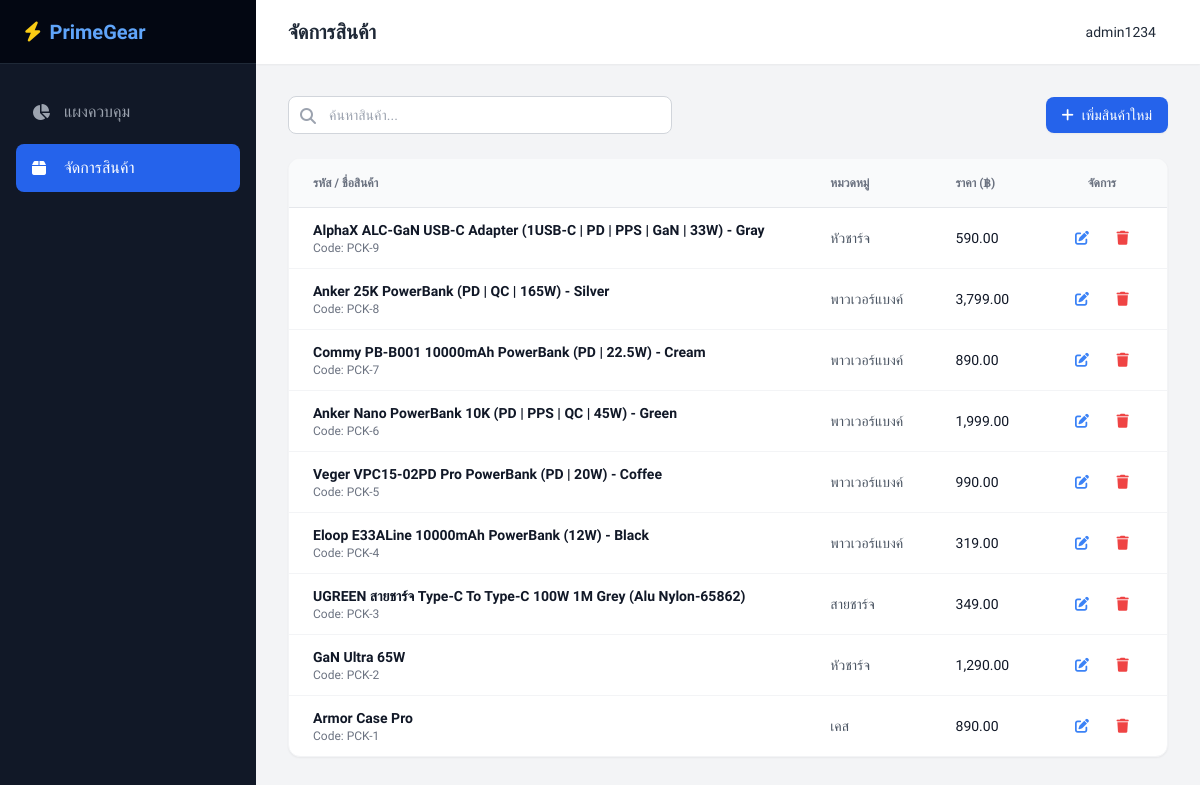
/admin/products.php (signed in), run on an earlier commit of the app's database.
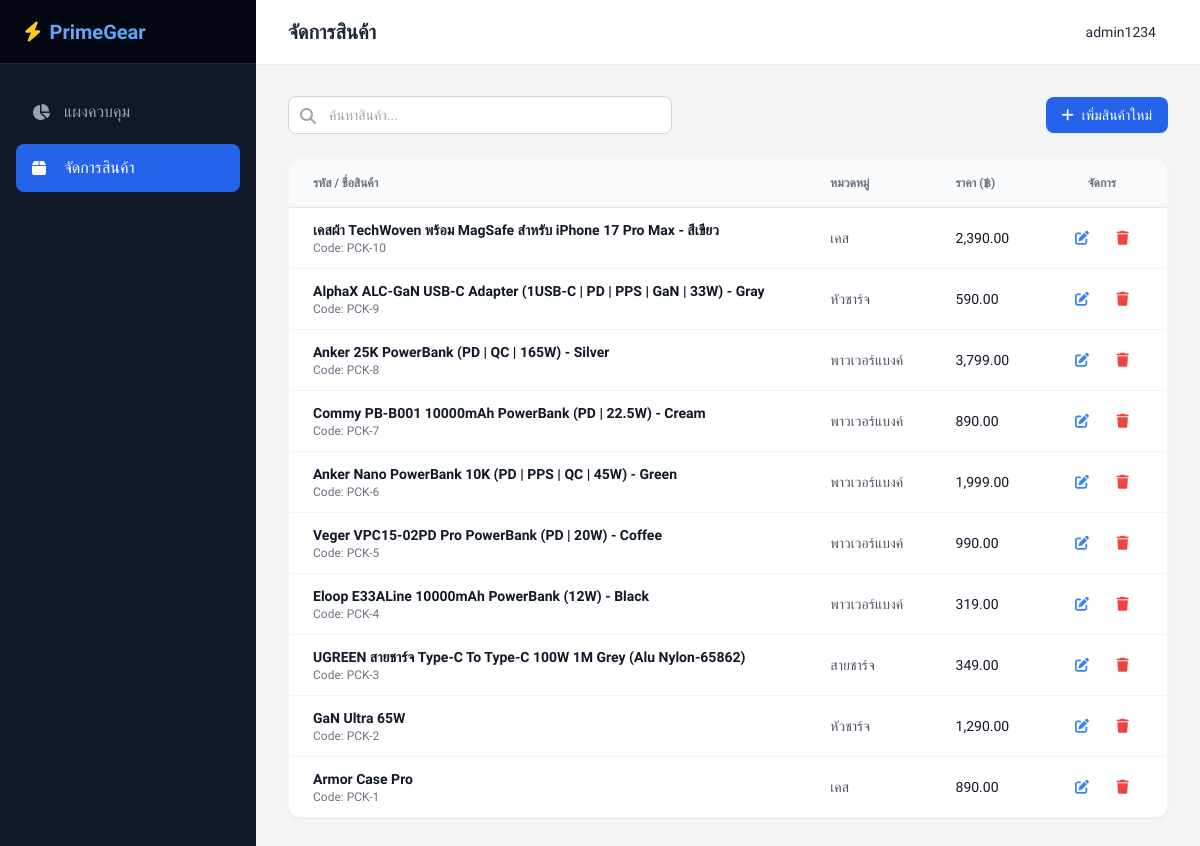
And on a later commit of the database.
### tables this page shows
CREATE TABLE `products` (
  `Product_ID` int NOT NULL,
  `product_code` varchar(255) NOT NULL,
  `Name` varchar(255) NOT NULL,
  `Image` varchar(255) NOT NULL,
  `Brand` varchar(40) NOT NULL,
  `Description` varchar(255) NOT NULL,
  `Catagory` varchar(30) NOT NULL,
  `Price` int NOT NULL
);

### admin/products.php (the view, shortened to what the changed rows need)
<?php
require '../process/client.php';
if (isset($_GET['search']) && !empty(trim($_GET['search']))) {
    $search_query = trim($_GET['search']);
    $stmt = $conn->prepare("SELECT * FROM products WHERE Name LIKE ? OR product_code LIKE ? ORDER BY Product_ID DESC");
    $search_param = "%" . $search_query . "%";
    $stmt->bind_param("ss", $search_param, $search_param);
    $stmt->execute();
    $result = $stmt->get_result();
    $stmt->close();
} else {
    $result = $conn->query("SELECT * FROM products ORDER BY Product_ID DESC");
}
?>
<!DOCTYPE html>
<html lang="th">
<head>
    <script src="https://cdn.tailwindcss.com"></script>
    <link rel="stylesheet" href="https://cdnjs.cloudflare.com/ajax/libs/font-awesome/6.4.0/css/all.min.css">
</head>
<body class="bg-gray-100 flex h-screen overflow-hidden text-gray-800">
    <div class="flex-1 flex flex-col h-screen overflow-hidden">
        <header class="h-16 bg-white shadow-sm flex items-center justify-between px-8 z-10">
            <h2 class="text-xl font-semibold text-gray-800">จัดการสินค้า</h2>
        </header>
        <main class="flex-1 overflow-y-auto p-8">
            <div class="bg-white rounded-xl shadow-sm border border-gray-100 overflow-hidden">
                <div class="overflow-x-auto">
                    <table class="w-full text-left text-sm text-gray-600">
                        <thead class="bg-gray-50 text-gray-500 uppercase text-xs border-b border-gray-200">
                            <tr>
                                <th class="px-6 py-4">รหัส / ชื่อสินค้า</th>
                                <th class="px-6 py-4">หมวดหมู่</th>
                                <th class="px-6 py-4">ราคา (฿)</th>
                                <th class="px-6 py-4 text-center">จัดการ</th>
                            </tr>
                        </thead>
                        <tbody class="divide-y divide-gray-100">
                            <?php if ($result->num_rows > 0): ?>
                                <?php while($row = $result->fetch_assoc()): ?>
                                <tr class="hover:bg-gray-50 transition-colors">
                                    <td class="px-6 py-3">
                                        <p class="font-bold text-gray-900"><?php echo htmlspecialchars($row['Name']); ?></p>
                                        <p class="text-xs text-gray-500">Code: <?php echo htmlspecialchars($row['product_code']); ?></p>
                                    </td>
                                    <td class="px-6 py-3"><?php echo htmlspecialchars($row['Catagory']); ?></td>
                                    <td class="px-6 py-3 font-medium text-gray-900"><?php echo number_format($row['Price'], 2); ?></td>
                                    <td class="px-6 py-3 text-center whitespace-nowrap">
                                        <button onclick="openEditModal(
                                            <?php echo $row['Product_ID']; ?>,
                                            '<?php echo htmlspecialchars($row['product_code'], ENT_QUOTES); ?>',
                                            '<?php echo htmlspecialchars($row['Name'], ENT_QUOTES); ?>',
                                            '<?php echo htmlspecialchars($row['Catagory'], ENT_QUOTES); ?>',
                                            <?php echo $row['Price']; ?>,
                                            '<?php echo htmlspecialchars($row['Description'], ENT_QUOTES); ?>',
                                            '<?php echo htmlspecialchars($row['Image'], ENT_QUOTES); ?>'
                                        )" class="text-blue-500 hover:text-blue-700 mx-1 p-2 rounded hover:bg-blue-50 transition" title="แก้ไข">
                                            <i class="fa-solid fa-pen-to-square"></i>
                                        </button>
                                        <button onclick="confirmDelete(<?php echo $row['Product_ID']; ?>, '<?php echo addslashes($row['Name']); ?>')" class="text-red-500 hover:text-red-700 mx-1 p-2 rounded hover:bg-red-50 transition" title="ลบ">
                                            <i class="fa-solid fa-trash"></i>
                                        </button>
                                    </td>
                                </tr>
                                <?php endwhile; ?>
                            <?php else: ?>
                                <tr>
                                    <td colspan="5" class="px-6 py-8 text-center text-gray-500">ยังไม่มีข้อมูลสินค้าในระบบ</td>
                                </tr>
                            <?php endif; ?>
                        </tbody>
                    </table>
                </div>
            </div>
        </main>
    </div>
</body>
</html>

What changed in the data, as far as the page shows it:
added products: Name "เคสผ้า TechWoven พร้อม MagSafe สำหรับ iPhone 17 Pro Max - สีเขียว", product_code "PCK-10", Catagory "เคส", Price "2,390.00"
